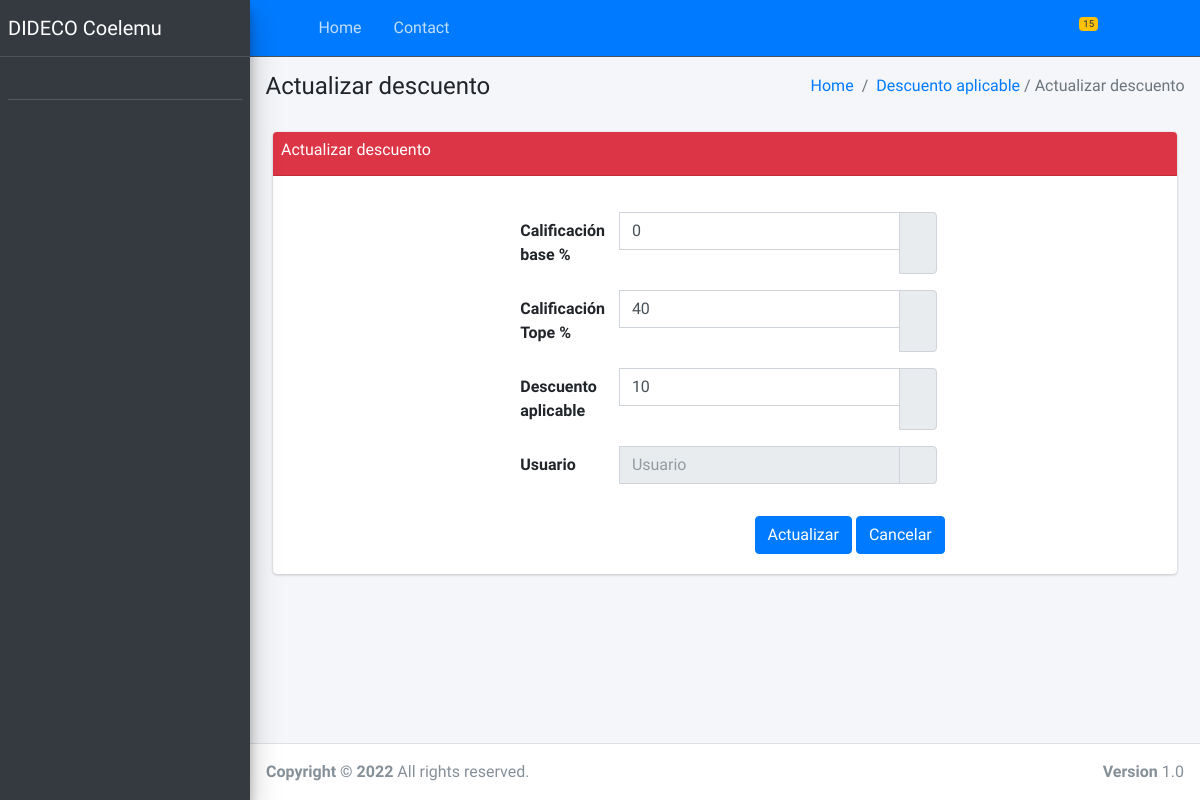
/editar-descuento/1 (signed in), run on the app's committed database.
### eas_coelemu_app/models.py (models this page shows)
class DescuentoAplicable(models.Model):#establece que descuento se aplicará según el % de la ficha
    calificacion_base = models.IntegerField()
    calificacion_tope = models.IntegerField()
    descuento = models.IntegerField()
    usuario = models.ForeignKey(Usuario, related_name="descuentoaplicable", on_delete = models.CASCADE)
    created_at = models.DateTimeField(auto_now_add=True)
    updated_at = models.DateTimeField(auto_now=True)
    objects = DescuentoAplicableManager()

### eas_coelemu_app/views.py (the view, shortened to what this page needs)
# urls.py: path('editar-descuento/<int:id_descuento>', views.editarDescuento, name='editarDescuento'),
def editarDescuento(request, id_descuento):
    if 'usuario' not in request.session:
        return redirect('error404')
    descuento = DescuentoAplicable.objects.get(id=id_descuento)
    if request.method == 'GET':
        context = {
                'descuento': descuento
                }
        return render(request, 'admin/configuracion/editar_descuento.html', context)
    return redirect('descuentoAplicable')

### eas_coelemu_app/templates/admin/configuracion/editar_descuento.html (shortened to what this page needs)
{% extends "base.html" %}
{% load static %}
{% block content_header_title%}Actualizar descuento{% endblock %}
{% block content_header_actual%}<a href="{% url 'descuentoAplicable' %}">Descuento aplicable</a> / Actualizar descuento{% endblock %}
{% block content_main %}
<section class="content">
    <div class="container-fluid">
        <div class="row">
            <div class="col col-md12">
                <div class="card card-danger">
                    <div class="card-header p-2">
                        <h6>Actualizar descuento</h6>
                    </div>
                    <div class="card-body container-fluid">
                        <form class="mt-3" action="{% url 'editarDescuento' descuento.id %}" method="POST" id="form_editar_descuento">
                            <div class="row">
                                <div class="col-md-6 mx-auto">
                                    <div class="input-group mb-3">
                                        <label for="descuento_base" class="col-sm-3 col-form-label">Calificación base %</label>
                                        <input type="text" class="form-control" placeholder="" id="descuento_base" name="descuento_base" value="{{ descuento.calificacion_base }}">
                                        <div class="input-group-append">
                                            <div class="input-group-text">
                                            <span class="fas fa-dollar-sign"></span>
                                            </div>
                                        </div>
                                    </div>
                                    <div class="input-group mb-3">
                                        <label for="descuento_tope" class="col-sm-3 col-form-label">Calificación Tope %</label>
                                        <input type="text" class="form-control" placeholder="" id="descuento_tope" name="descuento_tope" value="{{ descuento.calificacion_tope }}">
                                        <div class="input-group-append">
                                            <div class="input-group-text">
                                            <span class="fas fa-dollar-sign"></span>
                                            </div>
                                        </div>
                                    </div>
                                    <div class="input-group mb-3">
                                        <label for="descuento_porcentaje" class="col-sm-3 col-form-label">Descuento aplicable</label>
                                        <input type="text" class="form-control" placeholder="" id="descuento_porcentaje" name="descuento_porcentaje" value="{{ descuento.descuento }}">
                                        <div class="input-group-append">
                                            <div class="input-group-text">
                                            <span class="fas fa-calendar-alt"></span>
                                            </div>
                                        </div>
                                    </div>
                                    <div class="input-group mb-3">
                                        <label for="usuario" class="col-sm-3 col-form-label">Usuario</label>
                                        <input type="text" class="form-control" placeholder="Usuario" id="usuario" name="usuario" value="{{ request.session.usuario.nombre }}" readonly>
                                        <div class="input-group-append">
                                            <div class="input-group-text">
                                            <span class="fas fa-user"></span>
                                            </div>
                                        </div>
                                    </div>
                                    <div class="row mt-3 float-right">
                                        <button type="submit" id="submit_editar_descuento" class="btn btn-primary">Actualizar</button>
                                        <a href="{% url 'descuentoAplicable' %}" id="cancelar_editar_descuento" class="btn btn-primary ml-1">
                                            Cancelar
                                        </a>
                                    </div>
                                </div>
                            </div>
                        </form>
                    </div>
                </div>
            </div>
        </div>
    </div>
</section>
{% endblock %}

### data on the page
DescuentoAplicable: descuento_base "0", descuento_tope "40", descuento_porcentaje "10"
